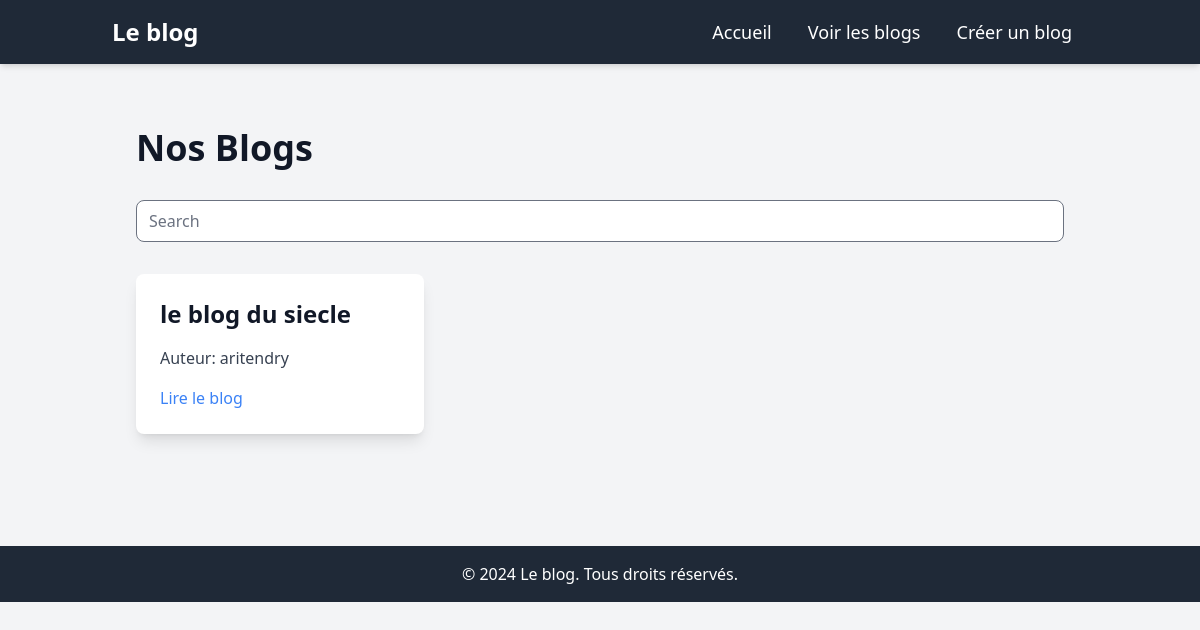
Page /blog/ on the earlier database version.
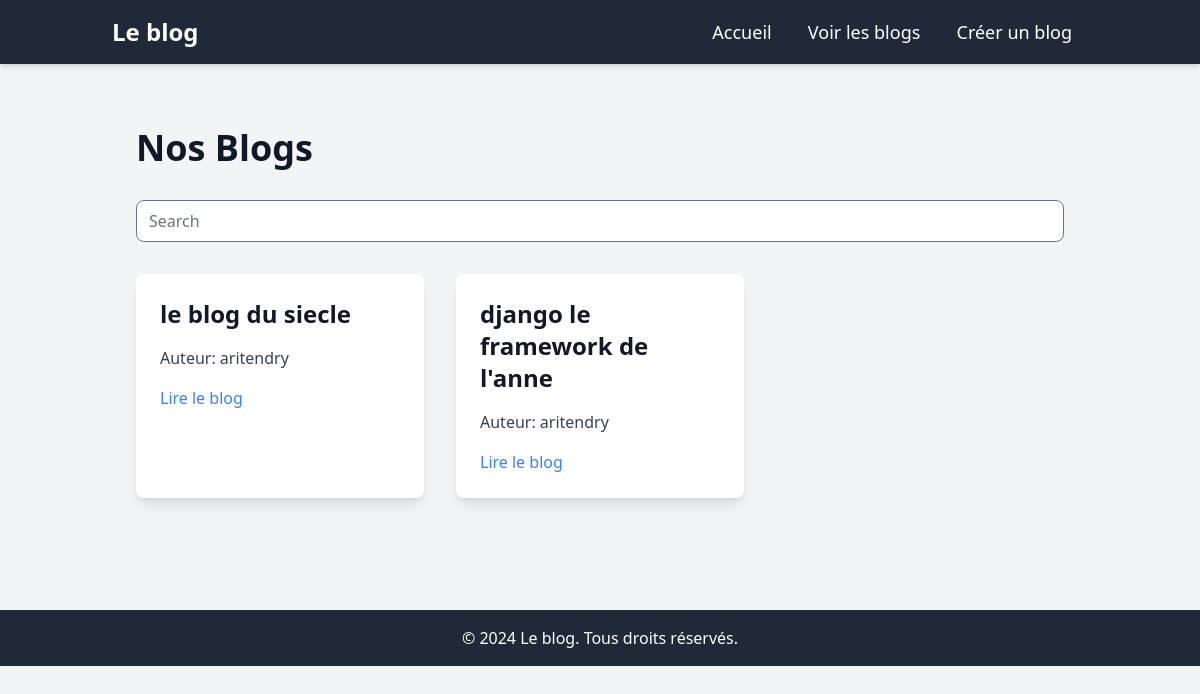
Same page on the later database version.
### blog/models.py (models this page shows, shortened)
class Blog(models.Model):
    title = models.CharField(max_length=200)
    slug = models.SlugField()
    summary = models.TextField(max_length=200)
    author = models.CharField(max_length=50)

### blog/views.py (the view)
# urls.py: path('blog/',view_blog,name='view_blog'),
def view_blog(request):
    blogs = Blog.objects.all()
    return render(request, 'blog/view_blog.html', context={'blogs': blogs})

### blog/templates/blog/view_blog.html (shortened to what this page needs)
{% extends 'base.html' %}
{% block content %}
<div class="container mx-auto px-6 py-8">
    <h1 class="text-4xl font-bold mb-8">Nos Blogs</h1>
    <div class="mb-8">
        <input type="text" id="search-bar" placeholder="Search" class="w-full p-3 rounded-lg border-gray-100 focus:outline-none focus:border-green-500">
    </div>
    <div class="grid grid-cols-1 md:grid-cols-2 lg:grid-cols-3 gap-8" id="blog-container">
        {% for blog in blogs %}
            <div class="bg-white p-6 rounded-lg shadow-lg transition transform hover:scale-105 blog-item">
                <h2 class="text-2xl font-semibold mb-4">{{ blog.title }}</h2>
                <p class="text-gray-700 mb-4">Auteur: {{ blog.author }}</p>
                <a href="{% url 'blog_details' blog.slug %}" class="text-blue-500 hover:underline">Lire le blog</a>
            </div>
        {% endfor %}
    </div>
</div>
{% endblock %}

Differences in the rows shown:
added Blog: title "django le framework de l'anne", author "aritendry"
